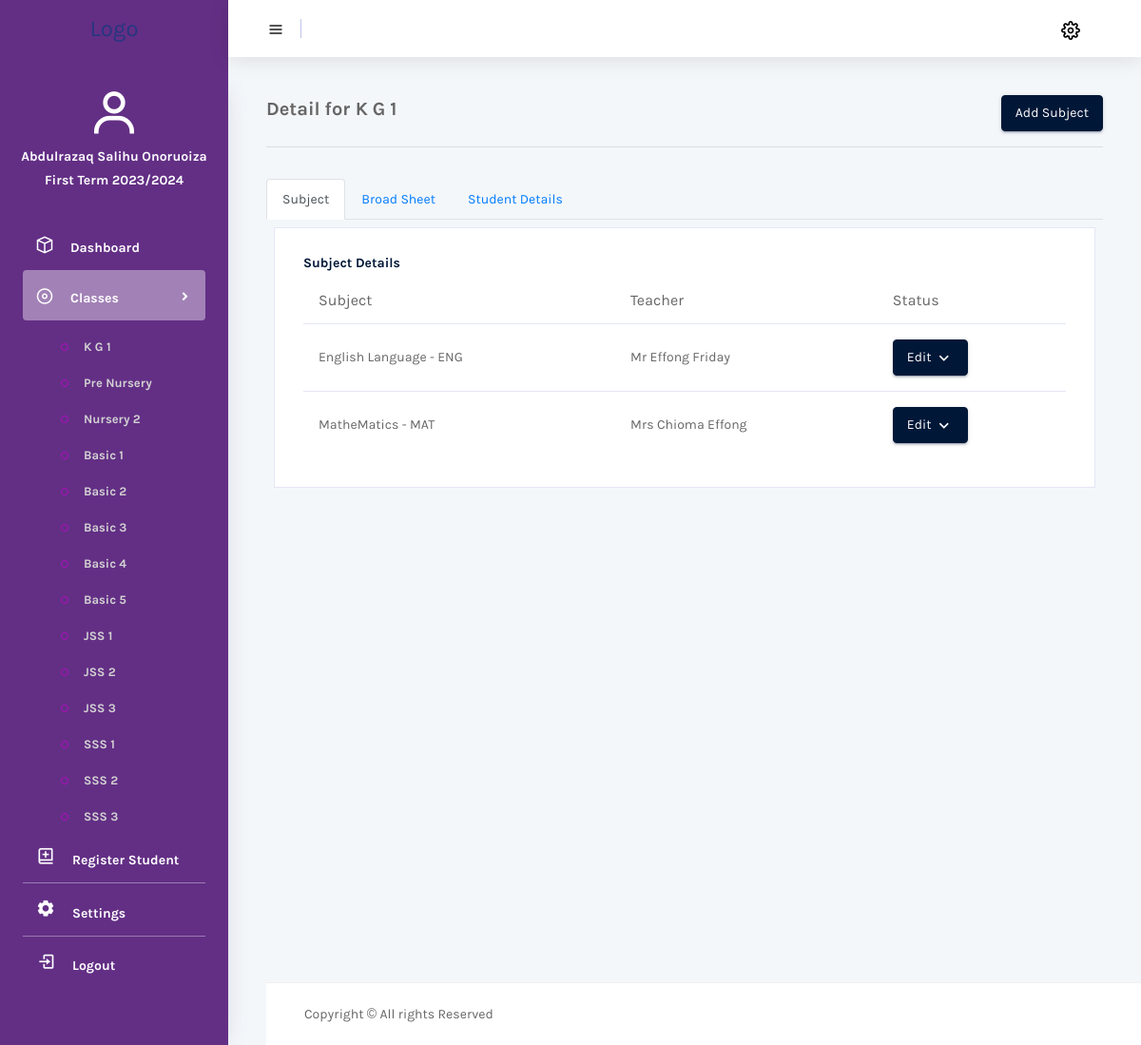
Screenshot of /class.php?class=1 (signed in) with the database file from the repository.
### tables this page shows
CREATE TABLE `classes` (
  `id` int(200) NOT NULL,
  `classes` varchar(255) NOT NULL
);

### class.php (the view, shortened to what this page needs)
<?php
include 'config.php';
$status = $_SESSION['user'];
$sql = "SELECT * FROM admin WHERE email = ? OR phone = ?";
$stmt = mysqli_prepare($conn, $sql);
if ($stmt) {
    mysqli_stmt_bind_param($stmt, "ss", $status, $status);
    mysqli_stmt_execute($stmt);
    $result = mysqli_stmt_get_result($stmt);
    if ($row = mysqli_fetch_assoc($result)) {
        $name = $row['name'];
    } else {
        header('Location: login.php');
        exit();
    }
} else {
    echo "Internal server error. Please try again later.";
    exit();
}
?>
<!DOCTYPE html>
<html lang="en">
<head>
    <link href='https://unpkg.com/boxicons@2.1.4/css/boxicons.min.css' rel='stylesheet'>
    <link rel="stylesheet" href="vendors/mdi/css/materialdesignicons.min.css">
    <link rel="stylesheet" href="vendors/feather/feather.css">
    <link rel="stylesheet" href="vendors/base/vendor.bundle.base.css">
    <link rel="stylesheet" href="css/style.css">
    <link rel="stylesheet" href="custom-columns.css">
</head>
<body>
    <div class="container-scroller">
        <?php include 'nav.php'; ?>
        <div class="container-fluid page-body-wrapper">
            <?php include 'sidebar.php'; ?>
            <?php
            $class = htmlspecialchars($_GET['class']);
            $class_sql = "SELECT classes FROM classes WHERE id = $class";
            $class_result = $conn->query($class_sql);
            if ($class_result->num_rows > 0) {
                $class_row = $class_result->fetch_assoc();
                $class_name = $class_row["classes"];
            } else {
                echo "";
            }
            ?>
            <div class="main-panel">
                <div class="content-wrapper">
                    <div style="display: flex; justify-content: space-between; align-items: center;">
                        <h5 style="font-weight: bold; margin-right: 10px;">Detail for <?php echo $class_name ?></h5>
                        <a href="addsubjects.php?class=<?php echo $class?>">
                        <button class="btn btn-dark">Add Subject</button>
                        </a>
                    </div>
                    <hr> <br>
                    <ul class="nav nav-tabs" id="myTabs">
                        <li class="nav-item">
                            <a class="nav-link active" id="tab1-tab" data-toggle="tab" href="#tab1">Subject</a>
                        </li>
                        <li class="nav-item">
                            <a class="nav-link" id="tab2-tab" data-toggle="tab" href="#tab2">Broad Sheet</a>
                        </li>
                        <li class="nav-item">
                            <a class="nav-link" id="tab3-tab" data-toggle="tab" href="#tab3">Student Details</a>
                        </li>
                    </ul>
                    <div class="tab-content mt-2">
                        <div class="tab-pane fade show active" id="tab1">
                            <div class="col-lg-12 grid-margin stretch-card">
                                <div class="card">
                                    <div class="card-body">
                                        <h4 class="card-title">Subject Details</h4>
                                        <div class="table-responsive">
                                            <table class="table">
                                                <thead>
                                                    <tr>
                                                        <th>Subject</th>
                                                        <th>Teacher</th>
                                                        <th>Status</th>
                                                    </tr>
                                                </thead>
                                                <tbody>
                                                    <tr>
                                                        <td>English Language - ENG</td>
                                                        <td>Mr Effong Friday</td>
                                                        <td>
                                                            <div class="dropdown">
                                                                <button class="btn btn-dark dropdown-toggle" type="button" id="dropdownMenu2" data-toggle="dropdown" aria-haspopup="true" aria-expanded="false">
                                                                    Edit
                                                                </button>
                                                            </div>
                                                        </td>
                                                    </tr>
                                                    <tr>
                                                        <td>MatheMatics - MAT</td>
                                                        <td>Mrs Chioma Effong</td>
                                                        <td>
                                                            <div class="dropdown">
                                                                <button class="btn btn-dark dropdown-toggle" type="button" id="dropdownMenu2" data-toggle="dropdown" aria-haspopup="true" aria-expanded="false">
                                                                    Edit
                                                                </button>
                                                            </div>
                                                        </td>
                                                    </tr>
                                                </tbody>
                                            </table>
                                        </div>
                                    </div>
                                </div>
                            </div>
                        </div>
                    </div>
                    <?php include 'footer.php' ?>
                </div>
            </div>
        </div>
</body>
</html>

### nav.php (shortened to what this page needs)
<nav class="navbar col-lg-12 col-12 p-0 fixed-top d-flex flex-row">
    <div class="text-center navbar-brand-wrapper d-flex align-items-center justify-content-center">
        <a class="navbar-brand brand-logo" href="index.php">Logo</a>
    </div>
    <div class="navbar-menu-wrapper d-flex align-items-center justify-content-end">
        <button class="navbar-toggler navbar-toggler align-self-center" type="button" data-toggle="minimize">
            <span class="icon-menu"></span>
        </button>
        <ul class="navbar-nav navbar-nav-right">
            <li class="nav-item dropdown d-flex mr-4 ">
                <a class="nav-link count-indicator dropdown-toggle d-flex align-items-center justify-content-center" id="notificationDropdown" href="#" data-toggle="dropdown">
                    <i class="icon-cog"></i>
                </a>
            </li>
        </ul>
    </div>
</nav>

### sidebar.php (shortened to what this page needs)
<nav class="sidebar sidebar-offcanvas" id="sidebar" style="background-color: #632F85">
    <div class="user-profile">
        <div class="user-image">
            <i class='bx bx-user mb-2' style='color:#ffffff; font-size:3.5rem'></i>
        </div>
        <div class="user-name">
            <?php echo $name ?>
        </div>
        <div class="user-designation">
            First Term 2023/2024
        </div>
    </div>
    <ul class="nav">
        <li class="nav-item">
            <a class="nav-link" href="index.php">
                <i class="icon-box menu-icon"></i>
                <span class="menu-title">Dashboard</span>
            </a>
        </li>
        <li class="nav-item">
            <a class="nav-link" data-toggle="collapse" href="#ui-basic" aria-expanded="false" aria-controls="ui-basic">
                <i class="icon-disc menu-icon"></i>
                <span class="menu-title">Classes</span>
                <i class="menu-arrow"></i>
            </a>
            <div class="collapse" id="ui-basic">
                <ul class="nav flex-column sub-menu">
                    <?php
                    $sql = 'SELECT * FROM classes';
                    $querys = mysqli_query($conn, $sql);
                    $classes = mysqli_fetch_all($querys, MYSQLI_ASSOC);
                    ?>
                    <?php
                    foreach ($classes as $class) { ?>
                        <li class="nav-item"> <a class="nav-link" href="class.php?class=<?php echo $class['id']?>" style="font-size: 13px; margin-bottom:-8px; color:lightgray !important"><?php echo $class['classes'] ?></a></li>
                    <?php } ?>
                </ul>
            </div>
        </li>
        <li class="nav-item">
            <a class="nav-link" href="addstudent.php">
                <i class='menu-icon bx bx-book-add' style="font-size: 20px;"></i>
                <span class="menu-title">Register Student</span>
            </a>
        </li>
        <li class="nav-item">
            <a class="nav-link" href="settings.php">
                <i class='menu-icon bx bxs-cog' style="font-size: 20px;"></i>
                <span class="menu-title">Settings</span>
            </a>
        </li>
        <li class="nav-item">
            <a class="nav-link" href="logout.php">
                <i class='menu-icon bx bx-log-in' style="font-size: 20px;"></i>
                <span class="menu-title">Logout</span>
            </a>
        </li>
    </ul>
</nav>

### footer.php
<footer class="footer" style="position: fixed; bottom: 0; width: 100%;">
    <div class="d-sm-flex justify-content-center justify-content-sm-between">
        <span class="text-muted d-block text-center text-sm-left d-sm-inline-block">Copyright © All rights
            Reserved</span>
    </div>
</footer>

### rows the page displays
classes: classes "K G 1"
classes: classes "Pre Nursery"
classes: classes "Nursery 2"
classes: classes "Basic 1"
classes: classes "Basic 2"
classes: classes "Basic 3"
classes: classes "Basic 4"
classes: classes "Basic 5"
classes: classes "JSS 1"
classes: classes "JSS 2"
classes: classes "JSS 3"
classes: classes "SSS 1"
classes: classes "SSS 2"
classes: classes "SSS 3"

### other values shown
$name "Abdulrazaq Salihu Onoruoiza"
